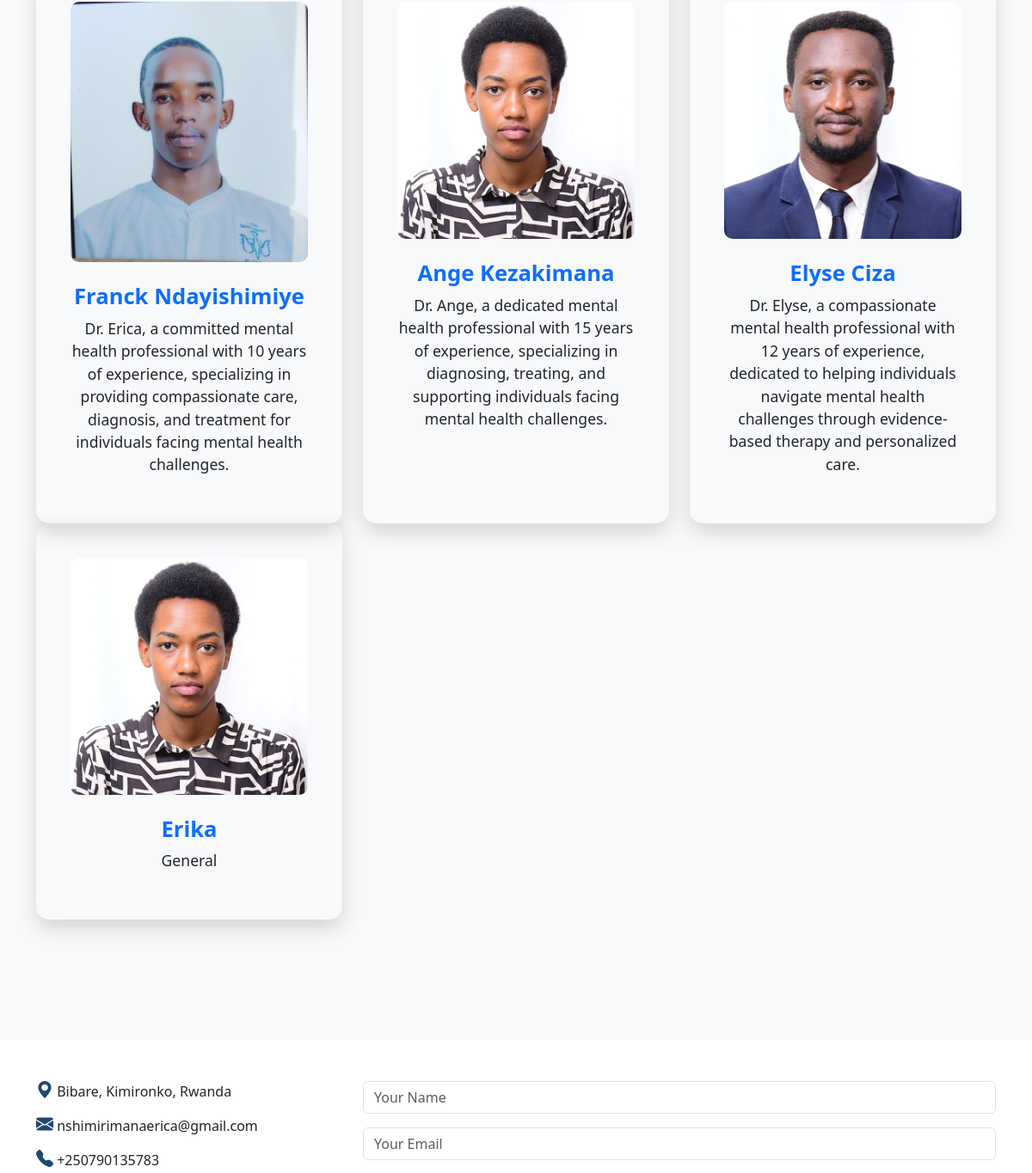
The app's page / (middle part), older data.
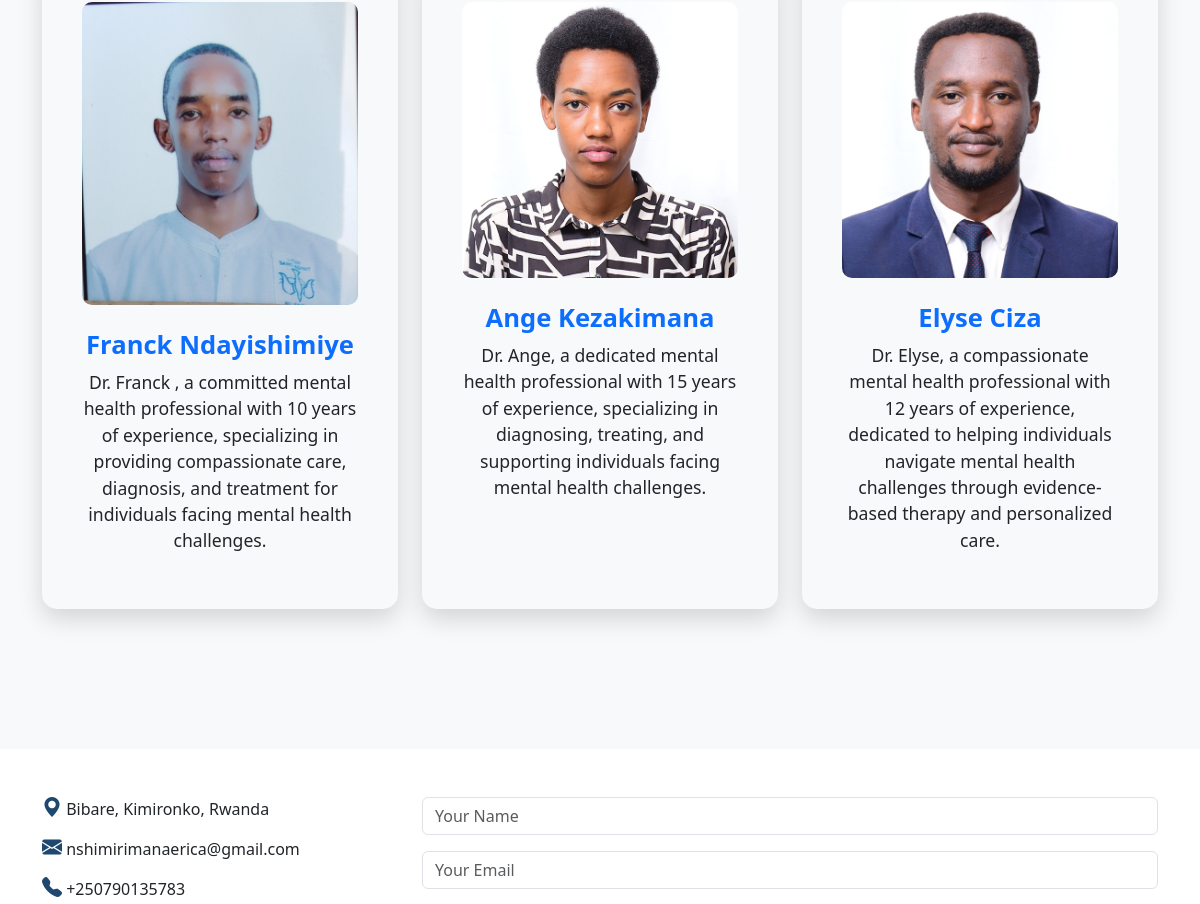
The same page, newer data.
### myapp/models.py (models this page shows)
class Professional(models.Model):
    user = models.OneToOneField(User, on_delete=models.CASCADE, related_name="professional_profile")
    name = models.CharField(max_length=255)
    specialty = models.CharField(max_length=255)
    contact_email = models.EmailField(unique=True)
    phone_number = models.CharField(max_length=15, unique=True)
    image = models.ImageField(upload_to='professionals/', null=True, blank=True)

### myapp/views.py (the view)
# urls.py: path('', views.index, name='index'),
def index(request):
    professionals = Professional.objects.all()
    for professional in professionals:
        booked_slots = Appointment.objects.filter(professional_name=professional).values_list('time', flat=True)
        professional.available_slots_status = [
            {"time": slot, "is_booked": slot in booked_slots} for slot in professional.available_slots
        ]
    return render(request, 'index.html', {'professionals': professionals})

### myapp/models.py (called while the page is built)
    def __str__(self):
        return self.name

### myapp/templates/index.html (shortened to what this page needs)
{% extends 'base.html' %}
{% load static %}
{% block content %}
 <div id="about" class="about-container">
<section id="professionals" class="professionals">
    <div class="container" data-aos="fade-up">
      <div class="row">
        {% for professional in professionals %}
        <div class="col-lg-4 col-md-6 d-flex align-items-stretch">
          <div class="member">
            {% if professional.image %}
              <img src="{{ professional.image.url }}" class="img-fluid" alt="{{ professional.name }}">
            {% else %}
              <img src="{% static 'assets/images/default.png' %}" class="img-fluid" alt="Default Image">
            {% endif %}
            <h4><a href="{% url 'professional_detail' professional.id %}">{{ professional.name }}</a></h4>
            <p>{{ professional.specialty }}</p>
          </div>
        </div>
        {% empty %}
        <p class="text-center">No professionals available at the moment.</p>
        {% endfor %}
      </div>
    </div>
  </section>
{% endblock %}

Row changes from the older to the newer data that the page shows:
removed Professional: name "Erika", specialty "General"
changed Professional "Franck Ndayishimiye": specialty "Dr. Erica, a committed mental health…" → "Dr. Franck , a committed mental health…"
